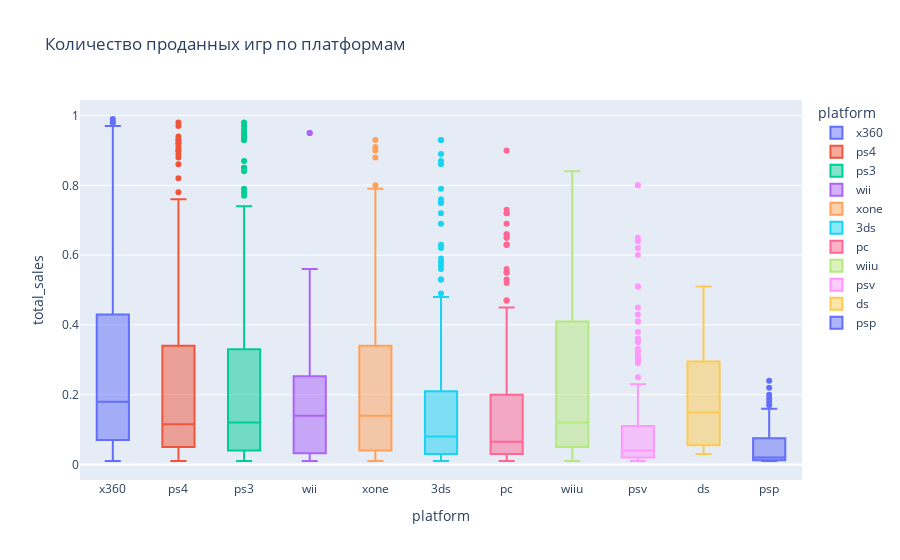

The cell this chart's notebook holds for it:
### Markdown cell above
Видно, что продажи абсолютно всех платфор падают

Топ 3 прибыльные платформы это ps4, xone и 3ds

### Code cell
fig = px.box(df.query('total_sales<1'), x = "platform" , y = "total_sales",color = 'platform',title='Количество проданных игр по платформам')
fig.show()

### Figure 1 — Plotly figure (JSON) as saved in the notebook; plotly's stock layout.template omitted (floating-point values rounded to 4 significant figures; data arrays with more than 128 entries replaced by an {"elided": "..."} marker saying what was removed)
{"data": [{"alignmentgroup": "True", "hovertemplate": "platform=%{x}<br>total_sales=%{y}<extra></extra>", "legendgroup": "x360", "marker": {"color": "#636efa"}, "name": "x360", "notched": false, "offsetgroup": "x360", "orientation": "v", "showlegend": true, "type": "box", "x": {"elided": "153 str values"}, "x0": " ", "xaxis": "x", "y": {"elided": "153 float values"}, "y0": " ", "yaxis": "y"}, {"alignmentgroup": "True", "hovertemplate": "platform=%{x}<br>total_sales=%{y}<extra></extra>", "legendgroup": "ps4", "marker": {"color": "#EF553B"}, "name": "ps4", "notched": false, "offsetgroup": "ps4", "orientation": "v", "showlegend": true, "type": "box", "x": {"elided": "314 str values"}, "x0": " ", "xaxis": "x", "y": {"elided": "314 float values"}, "y0": " ", "yaxis": "y"}, {"alignmentgroup": "True", "hovertemplate": "platform=%{x}<br>total_sales=%{y}<extra></extra>", "legendgroup": "ps3", "marker": {"color": "#00cc96"}, "name": "ps3", "notched": false, "offsetgroup": "ps3", "orientation": "v", "showlegend": true, "type": "box", "x": {"elided": "306 str values"}, "x0": " ", "xaxis": "x", "y": {"elided": "306 float values"}, "y0": " ", "yaxis": "y"}, {"alignmentgroup": "True", "hovertemplate": "platform=%{x}<br>total_sales=%{y}<extra></extra>", "legendgroup": "wii", "marker": {"color": "#ab63fa"}, "name": "wii", "notched": false, "offsetgroup": "wii", "orientation": "v", "showlegend": true, "type": "box", "x": ["wii", "wii", "wii", "wii", "wii", "wii", "wii", "wii", "wii", "wii", "wii", "wii", "wii", "wii", "wii", "wii", "wii", "wii", "wii"], "x0": " ", "xaxis": "x", "y": [0.95, 0.95, 0.56, 0.38, 0.26, 0.23, 0.18, 0.18, 0.15, 0.14, 0.1, 0.06, 0.05, 0.04, 0.03, 0.03, 0.01, 0.01, 0.01], "y0": " ", "yaxis": "y"}, {"alignmentgroup": "True", "hovertemplate": "platform=%{x}<br>total_sales=%{y}<extra></extra>", "legendgroup": "xone", "marker": {"color": "#FFA15A"}, "name": "xone", "notched": false, "offsetgroup": "xone", "orientation": "v", "showlegend": true, "type": "box", "x": {"elided": "196 str values"}, "x0": " ", "xaxis": "x", "y": {"elided": "196 float values"}, "y0": " ", "yaxis": "y"}, {"alignmentgroup": "True", "hovertemplate": "platform=%{x}<br>total_sales=%{y}<extra></extra>", "legendgroup": "3ds", "marker": {"color": "#19d3f3"}, "name": "3ds", "notched": false, "offsetgroup": "3ds", "orientation": "v", "showlegend": true, "type": "box", "x": {"elided": "275 str values"}, "x0": " ", "xaxis": "x", "y": {"elided": "275 float values"}, "y0": " ", "yaxis": "y"}, {"alignmentgroup": "True", "hovertemplate": "platform=%{x}<br>total_sales=%{y}<extra></extra>", "legendgroup": "pc", "marker": {"color": "#FF6692"}, "name": "pc", "notched": false, "offsetgroup": "pc", "orientation": "v", "showlegend": true, "type": "box", "x": {"elided": "182 str values"}, "x0": " ", "xaxis": "x", "y": {"elided": "182 float values"}, "y0": " ", "yaxis": "y"}, {"alignmentgroup": "True", "hovertemplate": "platform=%{x}<br>total_sales=%{y}<extra></extra>", "legendgroup": "wiiu", "marker": {"color": "#B6E880"}, "name": "wiiu", "notched": false, "offsetgroup": "wiiu", "orientation": "v", "showlegend": true, "type": "box", "x": ["wiiu", "wiiu", "wiiu", "wiiu", "wiiu", "wiiu", "wiiu", "wiiu", "wiiu", "wiiu", "wiiu", "wiiu", "wiiu", "wiiu", "wiiu", "wiiu", "wiiu", "wiiu", "wiiu", "wiiu", "wiiu", "wiiu", "wiiu", "wiiu", "wiiu", "wiiu", "wiiu", "wiiu", "wiiu", "wiiu", "wiiu", "wiiu", "wiiu", "wiiu", "wiiu", "wiiu", "wiiu", "wiiu", "wiiu", "wiiu", "wiiu", "wiiu", "wiiu", "wiiu", "wiiu", "wiiu", "wiiu", "wiiu", "wiiu", "wiiu", "wiiu", "wiiu", "wiiu", "wiiu", "wiiu", "wiiu", "wiiu", "wiiu", "wiiu", "wiiu", "wiiu", "wiiu", "wiiu", "wiiu", "wiiu", "wiiu", "wiiu", "wiiu", "wiiu", "wiiu", "wiiu", "wiiu", "wiiu", "wiiu", "wiiu", "wiiu", "wiiu", "wiiu", "wiiu", "wiiu", "wiiu", "wiiu", "wiiu", "wiiu", "wiiu", "wiiu", "wiiu", "wiiu", "wiiu", "wiiu", "wiiu", "wiiu", "wiiu", "wiiu", "wiiu", "wiiu", "wiiu", "wiiu"], "x0": " ", "xaxis": "x", "y": [0.84, 0.84, 0.78, 0.76, 0.74, 0.73, 0.7, 0.67, 0.66, 0.65, 0.64, 0.6, 0.59, 0.58, 0.57, 0.53, 0.52, 0.51, 0.48, 0.46, 0.46, 0.44, 0.42, 0.42, 0.41, 0.4, 0.39, 0.38, 0.37, 0.35, 0.34, 0.31, 0.31, 0.29, 0.27, 0.27, 0.25, 0.24, 0.24, 0.22, 0.2, 0.19, 0.19, 0.18, 0.19, 0.19, 0.15, 0.13, 0.12, 0.12, 0.11, 0.11, 0.12, 0.11, 0.11, 0.1, 0.1, 0.1, 0.09, 0.1, 0.09, 0.09, 0.08, 0.09, 0.08, 0.07, 0.06, 0.06, 0.07, 0.06, 0.07, 0.05, 0.04, 0.05, 0.05, 0.05, 0.03, 0.03, 0.03, 0.03, 0.03, 0.03, 0.02, 0.02, 0.02, 0.02, 0.02, 0.02, 0.02, 0.02, 0.02, 0.01, 0.01, 0.01, 0.01, 0.01, 0.01, 0.01], "y0": " ", "yaxis": "y"}, {"alignmentgroup": "True", "hovertemplate": "platform=%{x}<br>total_sales=%{y}<extra></extra>", "legendgroup": "psv", "marker": {"color": "#FF97FF"}, "name": "psv", "notched": false, "offsetgroup": "psv", "orientation": "v", "showlegend": true, "type": "box", "x": {"elided": "357 str values"}, "x0": " ", "xaxis": "x", "y": {"elided": "357 float values"}, "y0": " ", "yaxis": "y"}, {"alignmentgroup": "True", "hovertemplate": "platform=%{x}<br>total_sales=%{y}<extra></extra>", "legendgroup": "ds", "marker": {"color": "#FECB52"}, "name": "ds", "notched": false, "offsetgroup": "ds", "orientation": "v", "showlegend": true, "type": "box", "x": ["ds", "ds", "ds", "ds", "ds", "ds", "ds", "ds"], "x0": " ", "xaxis": "x", "y": [0.51, 0.38, 0.21, 0.18, 0.12, 0.08, 0.03, 0.03], "y0": " ", "yaxis": "y"}, {"alignmentgroup": "True", "hovertemplate": "platform=%{x}<br>total_sales=%{y}<extra></extra>", "legendgroup": "psp", "marker": {"color": "#636efa"}, "name": "psp", "notched": false, "offsetgroup": "psp", "orientation": "v", "showlegend": true, "type": "box", "x": ["psp", "psp", "psp", "psp", "psp", "psp", "psp", "psp", "psp", "psp", "psp", "psp", "psp", "psp", "psp", "psp", "psp", "psp", "psp", "psp", "psp", "psp", "psp", "psp", "psp", "psp", "psp", "psp", "psp", "psp", "psp", "psp", "psp", "psp", "psp", "psp", "psp", "psp", "psp", "psp", "psp", "psp", "psp", "psp", "psp", "psp", "psp", "psp", "psp", "psp", "psp", "psp", "psp", "psp", "psp", "psp", "psp", "psp", "psp", "psp", "psp", "psp", "psp", "psp", "psp", "psp", "psp"], "x0": " ", "xaxis": "x", "y": [0.24, 0.22, 0.2, 0.19, 0.18, 0.17, 0.16, 0.15, 0.13, 0.12, 0.12, 0.11, 0.1, 0.09, 0.09, 0.08, 0.08, 0.06, 0.05, 0.05, 0.05, 0.04, 0.04, 0.03, 0.03, 0.03, 0.03, 0.03, 0.03, 0.03, 0.02, 0.02, 0.02, 0.02, 0.02, 0.02, 0.02, 0.02, 0.02, 0.02, 0.02, 0.02, 0.02, 0.02, 0.02, 0.02, 0.02, 0.02, 0.02, 0.02, 0.01, 0.01, 0.01, 0.01, 0.01, 0.01, 0.01, 0.01, 0.01, 0.01, 0.01, 0.01, 0.01, 0.01, 0.01, 0.01, 0.01], "y0": " ", "yaxis": "y"}], "layout": {"autosize": true, "boxmode": "overlay", "legend": {"title": {"text": "platform"}, "tracegroupgap": 0}, "title": {"text": "Количество проданных игр по платформам"}, "xaxis": {"anchor": "y", "autorange": true, "categoryarray": ["x360", "ps4", "ps3", "wii", "xone", "3ds", "pc", "wiiu", "psv", "ds", "psp"], "categoryorder": "array", "domain": [0, 1], "range": [-0.5, 10.5], "title": {"text": "platform"}, "type": "category"}, "yaxis": {"anchor": "x", "autorange": true, "domain": [0, 1], "range": [-0.04444, 1.044], "title": {"text": "total_sales"}, "type": "linear"}}}
